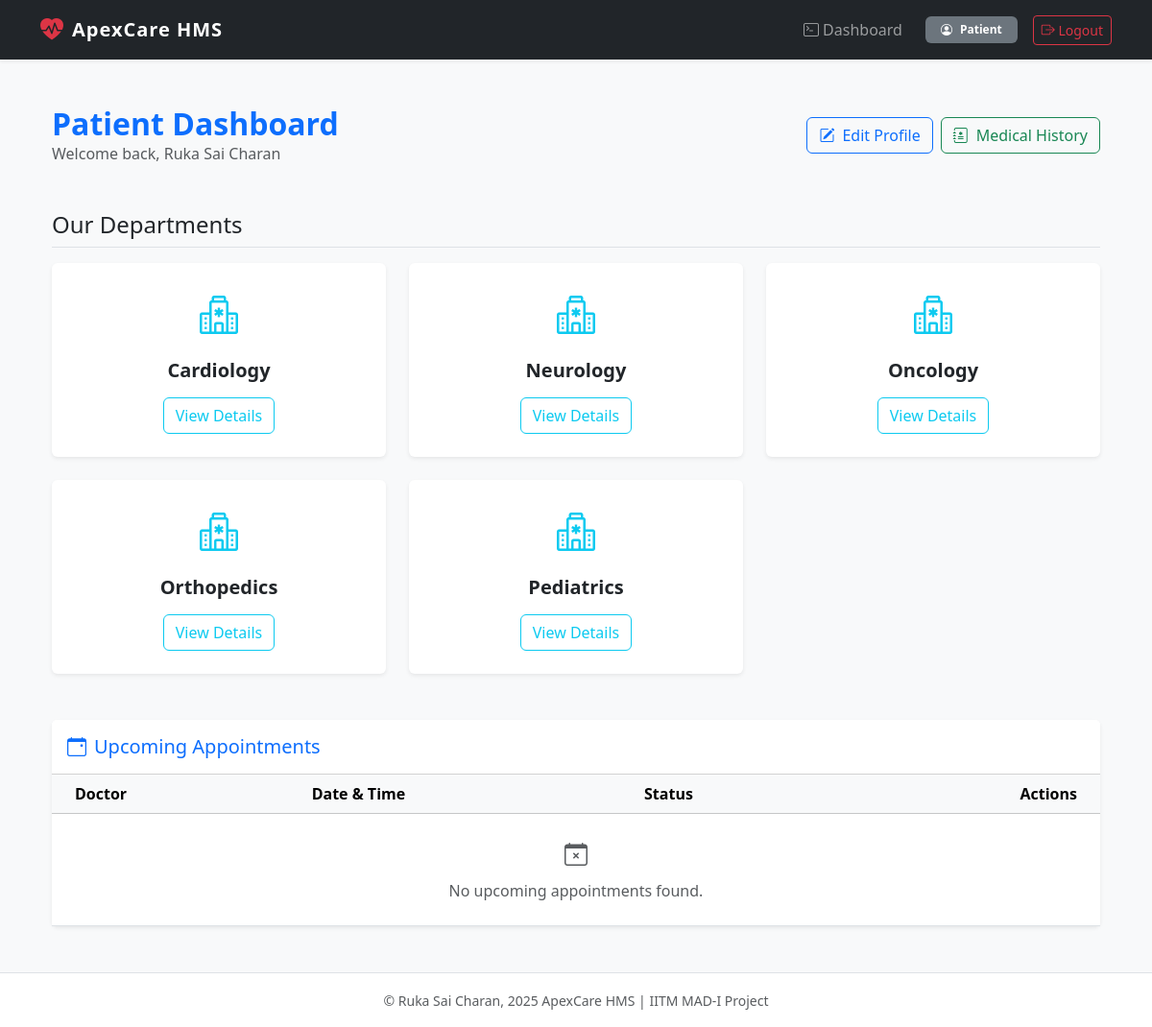
Screenshot of /patient/dashboard (signed in) with the database file from the repository.
### models.py (models this page shows)
class Patient(db.Model):
    id = db.Column(db.Integer, primary_key=True)
    user_id = db.Column(db.Integer, db.ForeignKey('user.id'), nullable=False)
    name = db.Column(db.String(100), nullable=False)
    contact = db.Column(db.String(100))

class Department(db.Model):
    id = db.Column(db.Integer, primary_key=True)
    name = db.Column(db.String(100), unique=True, nullable=False)
    details = db.Column(db.String(100), default="")

### app.py (the view)
@app.route('/patient/dashboard', methods=['GET', 'POST'])
def patient_dashboard():
    if 'user_id' not in session or session.get('role') != 'patient':
        flash('Please log in as a patient.')
        return redirect(url_for('login'))
    patient = Patient.query.filter_by(user_id=session['user_id']).first()
    departments = Department.query.all()
    upcoming_appts_query = db.session.query(Appointment, Doctor).join(
        Doctor, Appointment.doctor_id == Doctor.id
    ).filter(
        Appointment.patient_id == patient.id,
        Appointment.status == 'Booked'
    ).all()
    past_appts_query = db.session.query(Appointment, Doctor).join(
        Doctor, Appointment.doctor_id == Doctor.id
    ).filter(
        Appointment.patient_id == patient.id,
        or_(Appointment.status == 'Completed', Appointment.status == 'Cancelled')
    ).all()
    past_app_data = []
    for appt, doctor in past_appts_query:
        treatment = None
        if appt.status == 'Completed':
            treatment = Treatment.query.filter_by(appointment_id=appt.id).first()
        past_app_data.append({
            'appointment': appt,
            'doctor_name': doctor.name,
            'treatment': treatment
        })
    return render_template(
        'patient_dashboard.html',
        patient=patient,
        departments=departments,
        upcoming_appts=upcoming_appts_query,
        past_app_data=past_app_data
    )

### templates/patient_dashboard.html (shortened to what this page needs)
{% extends "base.html" %}
{% block content %}
<div class="container-fluid py-4">
    <div class="d-flex flex-column flex-md-row justify-content-between align-items-center mb-5 gap-3">
        <div>
            <h2 class="fw-bold text-primary mb-0">Patient Dashboard</h2>
            <p class="text-muted mb-0">Welcome back, {{ patient.name }}</p>
        </div>
        <div class="d-flex gap-2">
            <a href="{{ url_for('patient_profile') }}" class="btn btn-outline-primary d-flex align-items-center">
                <i class="bi bi-pencil-square me-2"></i> Edit Profile
            </a>
            <a href="{{ url_for('patient_history', patient_id=patient.id) }}" class="btn btn-outline-success d-flex align-items-center">
                <i class="bi bi-journal-medical me-2"></i> Medical History
            </a>
        </div>
    </div>
    <div class="mb-5">
        <h4 class="mb-3 border-bottom pb-2">Our Departments</h4>
        <div class="row row-cols-1 row-cols-sm-2 row-cols-lg-3 g-4">
            {% for dept in departments %}
            <div class="col">
                <div class="card h-100 shadow-sm border-0 transition-hover">
                    <div class="card-body text-center p-4">
                        <div class="mb-3">
                            <i class="bi bi-hospital text-info" style="font-size: 2.5rem;"></i>
                        </div>
                        <h5 class="card-title fw-bold text-dark">{{ dept.name | capitalize }}</h5>
                        <a href="{{ url_for('department_details', department_name=dept.name) }}" class="btn btn-outline-info stretched-link mt-2">
                            View Details
                        </a>
                    </div>
                </div>
            </div>
            {% endfor %}
        </div>
    </div>
    <div class="card shadow-sm border-0 mb-4">
        <div class="card-header bg-white py-3">
            <h5 class="mb-0 text-primary"><i class="bi bi-calendar-event me-2"></i>Upcoming Appointments</h5>
        </div>
        <div class="card-body p-0">
            <div class="table-responsive">
                <table class="table table-hover align-middle mb-0">
                    <thead class="table-light">
                        <tr>
                            <th class="ps-4">Doctor</th>
                            <th>Date & Time</th>
                            <th>Status</th>
                            <th class="text-end pe-4">Actions</th>
                        </tr>
                    </thead>
                    <tbody>
                        {% if not upcoming_appts %}
                        <tr>
                            <td colspan="4" class="text-center py-4 text-muted">
                                <i class="bi bi-calendar-x fs-4 d-block mb-2"></i>
                                No upcoming appointments found.
                            </td>
                        </tr>
                        {% endif %}
                    </tbody>
                </table>
            </div>
        </div>
    </div>
</div>
{% endblock %}

### templates/patient_dashboard.html (style rules this page uses)
.transition-hover { transition: transform 0.2s ease-in-out; }

### rows the page displays
Patient: name "Ruka Sai Charan"
Department: name "Cardiology"
Department: name "Neurology"
Department: name "Oncology"
Department: name "Orthopedics"
Department: name "Pediatrics"

### other values shown
{{ session.role|capitalize }} "Patient"
